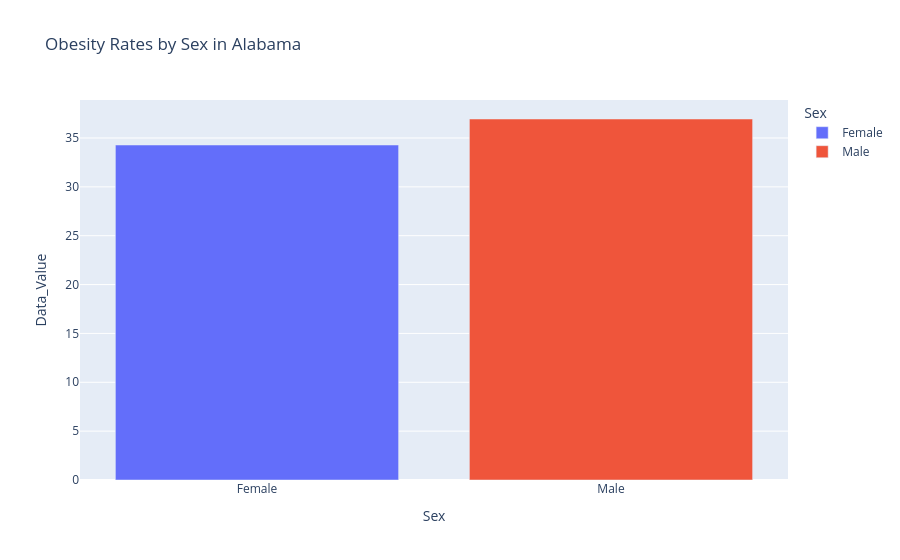

The cell this chart's notebook holds for it:
### Code cell
import plotly.express as px

#Filter to a state
state = plot_npa["LocationDesc"].unique()[0]

fig4 = px.bar(
    plot_npa[plot_npa["LocationDesc"] == state],
    x="Sex",
    y="Data_Value",
    color="Sex",
    title=f"Obesity Rates by Sex in {state}"
)

fig4.show()

### Figure 1 — Plotly figure (JSON) as saved in the notebook; plotly's stock layout.template omitted (floating-point values rounded to 4 significant figures)
{"data": [{"hovertemplate": "Sex=%{x}<br>Data_Value=%{y}<extra></extra>", "legendgroup": "Female", "marker": {"color": "#636efa", "pattern": {"shape": ""}}, "name": "Female", "orientation": "v", "showlegend": true, "textposition": "auto", "type": "bar", "x": ["Female"], "xaxis": "x", "y": [34.28], "yaxis": "y"}, {"hovertemplate": "Sex=%{x}<br>Data_Value=%{y}<extra></extra>", "legendgroup": "Male", "marker": {"color": "#EF553B", "pattern": {"shape": ""}}, "name": "Male", "orientation": "v", "showlegend": true, "textposition": "auto", "type": "bar", "x": ["Male"], "xaxis": "x", "y": [36.94], "yaxis": "y"}], "layout": {"barmode": "relative", "legend": {"title": {"text": "Sex"}, "tracegroupgap": 0}, "title": {"text": "Obesity Rates by Sex in Alabama"}, "xaxis": {"anchor": "y", "categoryarray": ["Female", "Male"], "categoryorder": "array", "domain": [0, 1], "title": {"text": "Sex"}}, "yaxis": {"anchor": "x", "domain": [0, 1], "title": {"text": "Data_Value"}}}}
